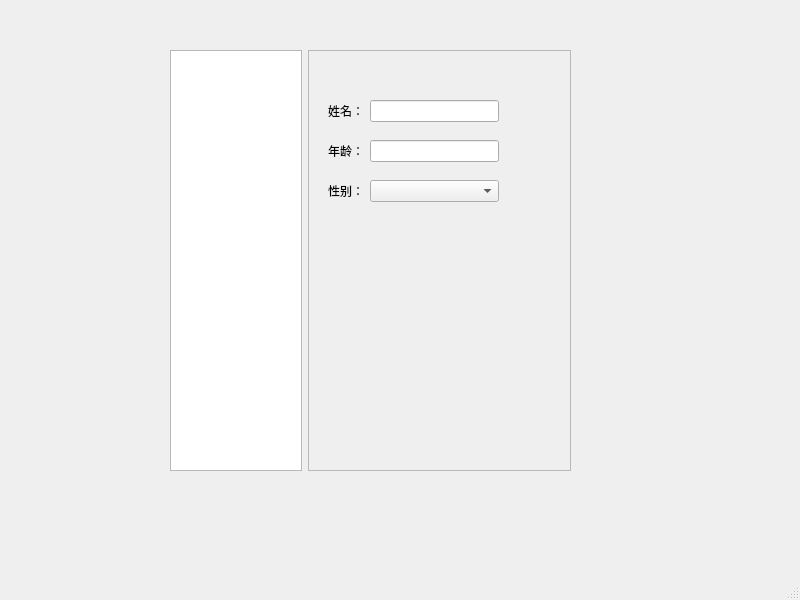
<?xml version="1.0" encoding="UTF-8"?>
<ui version="4.0">
 <class>MainWindow</class>
 <widget class="QMainWindow" name="MainWindow">
  <property name="geometry">
   <rect>
    <x>0</x>
    <y>0</y>
    <width>800</width>
    <height>600</height>
   </rect>
  </property>
  <property name="sizePolicy">
   <sizepolicy hsizetype="Expanding" vsizetype="Fixed">
    <horstretch>2</horstretch>
    <verstretch>0</verstretch>
   </sizepolicy>
  </property>
  <property name="windowTitle">
   <string>MainWindow</string>
  </property>
  <widget class="QWidget" name="centralwidget">
   <widget class="QWidget" name="horizontalLayoutWidget">
    <property name="geometry">
     <rect>
      <x>170</x>
      <y>50</y>
      <width>401</width>
      <height>421</height>
     </rect>
    </property>
    <layout class="QHBoxLayout" name="horizontalLayout">
     <item>
      <widget class="QTreeView" name="treeView">
       <property name="sizePolicy">
        <sizepolicy hsizetype="Expanding" vsizetype="Expanding">
         <horstretch>1</horstretch>
         <verstretch>0</verstretch>
        </sizepolicy>
       </property>
      </widget>
     </item>
     <item>
      <widget class="QFrame" name="frame">
       <property name="sizePolicy">
        <sizepolicy hsizetype="Expanding" vsizetype="Preferred">
         <horstretch>2</horstretch>
         <verstretch>0</verstretch>
        </sizepolicy>
       </property>
       <property name="frameShape">
        <enum>QFrame::StyledPanel</enum>
       </property>
       <property name="frameShadow">
        <enum>QFrame::Raised</enum>
       </property>
       <widget class="QWidget" name="layoutWidget">
        <property name="geometry">
         <rect>
          <x>20</x>
          <y>90</y>
          <width>171</width>
          <height>22</height>
         </rect>
        </property>
        <layout class="QHBoxLayout" name="horizontalLayout_3">
         <item>
          <widget class="QLabel" name="label_2">
           <property name="text">
            <string>年龄：</string>
           </property>
          </widget>
         </item>
         <item>
          <widget class="QLineEdit" name="lineEdit_2"/>
         </item>
        </layout>
       </widget>
       <widget class="QWidget" name="">
        <property name="geometry">
         <rect>
          <x>20</x>
          <y>50</y>
          <width>171</width>
          <height>22</height>
         </rect>
        </property>
        <layout class="QHBoxLayout" name="horizontalLayout_2">
         <item>
          <widget class="QLabel" name="label">
           <property name="text">
            <string>姓名：</string>
           </property>
          </widget>
         </item>
         <item>
          <widget class="QLineEdit" name="lineEdit"/>
         </item>
        </layout>
       </widget>
       <widget class="QWidget" name="">
        <property name="geometry">
         <rect>
          <x>20</x>
          <y>130</y>
          <width>171</width>
          <height>22</height>
         </rect>
        </property>
        <layout class="QHBoxLayout" name="horizontalLayout_4">
         <item>
          <widget class="QLabel" name="label_3">
           <property name="text">
            <string>性别：</string>
           </property>
          </widget>
         </item>
         <item>
          <widget class="QComboBox" name="comboBox">
           <property name="sizePolicy">
            <sizepolicy hsizetype="Expanding" vsizetype="Fixed">
             <horstretch>0</horstretch>
             <verstretch>0</verstretch>
            </sizepolicy>
           </property>
          </widget>
         </item>
        </layout>
       </widget>
      </widget>
     </item>
    </layout>
   </widget>
  </widget>
  <widget class="QMenuBar" name="menubar">
   <property name="geometry">
    <rect>
     <x>0</x>
     <y>0</y>
     <width>800</width>
     <height>23</height>
    </rect>
   </property>
  </widget>
  <widget class="QStatusBar" name="statusbar"/>
 </widget>
 <resources/>
 <connections/>
</ui>
